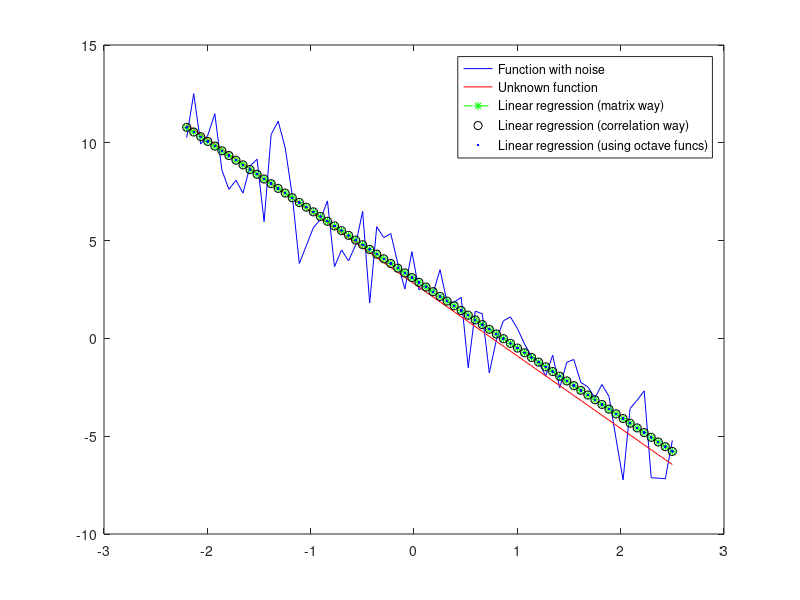

Write MATLAB code to recreate this figure.
clc
clear

x_min = -2.2;
x_max = 2.5;
n = 70;

X = x_min: (x_max - x_min) / (n - 1) : x_max;
c1 = 2.8;
c2 = -3.7;
c = [c2, c1]

# unknown function
y = c1 + c2 * X;

# noise
s = 1.5;
Z = s * normrnd(0, 1, 1, n);
Y = y + Z;

# recovery of function y(x)

# matrix way
A = [ones(1, n); X]';
B = A' * A;
C = A' * Y';
cn = B^(-1) * C;
cn_matrix = flip(cn')
Yn1 = A * cn;

# cov way
xn = mean(X);
yn = mean(Y);
K = (X - xn) * (Y - yn)' / (n - 1);
b = K / (std(X) ^ 2);
cn_cov = [b, yn - b * xn]
Yn2 = yn + b * (X-xn)';

# using octave functions
m = 1;
cn_octave = polyfit(X, Y, m)
Yn3 = polyval(cn_octave, X);

plot(X, Y, 'b', X, y, 'r', X, Yn1, 'g*--', X, Yn2, 'ko', X, Yn3, 'b.')
legend('Function with noise', 'Unknown function', 
'Linear regression (matrix way)', 'Linear regression (correlation way)', 
'Linear regression (using octave funcs)')


r = Yn1 - Y';
ort = r' * Yn1
sn = sqrt(r' * r / (n - 2));
ss = [s, sn]
